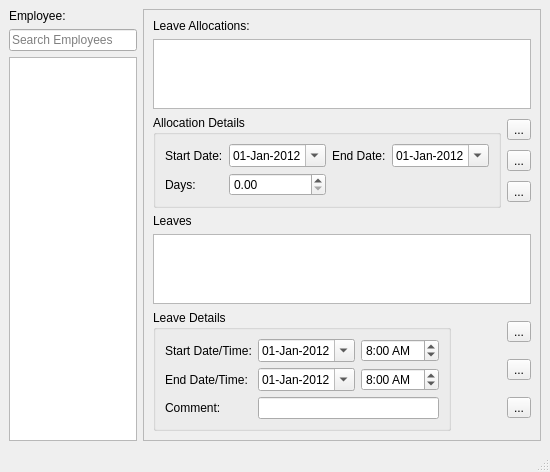
<?xml version="1.0" encoding="UTF-8"?>
<ui version="4.0">
 <class>Leaves</class>
 <widget class="QMainWindow" name="Leaves">
  <property name="geometry">
   <rect>
    <x>0</x>
    <y>0</y>
    <width>550</width>
    <height>449</height>
   </rect>
  </property>
  <property name="windowTitle">
   <string>Leaves</string>
  </property>
  <property name="windowIcon">
   <iconset resource="rc.qrc">
    <normaloff>:/images/Icon_65.ico</normaloff>:/images/Icon_65.ico</iconset>
  </property>
  <widget class="QWidget" name="centralwidget">
   <layout class="QHBoxLayout" name="horizontalLayout_3">
    <item>
     <layout class="QVBoxLayout" name="verticalLayout">
      <item>
       <widget class="QLabel" name="label">
        <property name="maximumSize">
         <size>
          <width>199</width>
          <height>16777215</height>
         </size>
        </property>
        <property name="text">
         <string>Employee:</string>
        </property>
       </widget>
      </item>
      <item>
       <widget class="QLineEdit" name="EmployeeSearch">
        <property name="maximumSize">
         <size>
          <width>199</width>
          <height>16777215</height>
         </size>
        </property>
        <property name="placeholderText">
         <string>Search Employees</string>
        </property>
       </widget>
      </item>
      <item>
       <widget class="QTreeView" name="treeView">
        <property name="maximumSize">
         <size>
          <width>199</width>
          <height>16777215</height>
         </size>
        </property>
       </widget>
      </item>
     </layout>
    </item>
    <item>
     <widget class="QFrame" name="frame">
      <property name="sizePolicy">
       <sizepolicy hsizetype="Preferred" vsizetype="Preferred">
        <horstretch>3</horstretch>
        <verstretch>0</verstretch>
       </sizepolicy>
      </property>
      <property name="frameShape">
       <enum>QFrame::StyledPanel</enum>
      </property>
      <property name="frameShadow">
       <enum>QFrame::Raised</enum>
      </property>
      <layout class="QVBoxLayout" name="verticalLayout_6">
       <item>
        <layout class="QVBoxLayout" name="verticalLayout_3">
         <item>
          <widget class="QLabel" name="label_2">
           <property name="text">
            <string>Leave Allocations:</string>
           </property>
          </widget>
         </item>
         <item>
          <widget class="QTreeView" name="AllocationTree"/>
         </item>
         <item>
          <layout class="QHBoxLayout" name="horizontalLayout">
           <item>
            <widget class="QGroupBox" name="groupBox">
             <property name="title">
              <string>Allocation Details</string>
             </property>
             <layout class="QGridLayout" name="gridLayout">
              <item row="0" column="0">
               <widget class="QLabel" name="label_3">
                <property name="text">
                 <string>Start Date:</string>
                </property>
               </widget>
              </item>
              <item row="0" column="1">
               <widget class="QDateEdit" name="AllocationStartDate">
                <property name="date">
                 <date>
                  <year>2012</year>
                  <month>1</month>
                  <day>1</day>
                 </date>
                </property>
                <property name="displayFormat">
                 <string>dd-MMM-yyyy</string>
                </property>
                <property name="calendarPopup">
                 <bool>true</bool>
                </property>
               </widget>
              </item>
              <item row="0" column="2">
               <widget class="QLabel" name="label_4">
                <property name="text">
                 <string>End Date:</string>
                </property>
               </widget>
              </item>
              <item row="0" column="3">
               <widget class="QDateEdit" name="AllocationEndDate">
                <property name="date">
                 <date>
                  <year>2012</year>
                  <month>1</month>
                  <day>1</day>
                 </date>
                </property>
                <property name="displayFormat">
                 <string>dd-MMM-yyyy</string>
                </property>
                <property name="calendarPopup">
                 <bool>true</bool>
                </property>
               </widget>
              </item>
              <item row="1" column="0">
               <widget class="QLabel" name="label_5">
                <property name="text">
                 <string>Days:</string>
                </property>
               </widget>
              </item>
              <item row="1" column="1">
               <widget class="QDoubleSpinBox" name="AllocationDays"/>
              </item>
             </layout>
            </widget>
           </item>
           <item>
            <spacer name="horizontalSpacer_2">
             <property name="orientation">
              <enum>Qt::Horizontal</enum>
             </property>
             <property name="sizeHint" stdset="0">
              <size>
               <width>40</width>
               <height>20</height>
              </size>
             </property>
            </spacer>
           </item>
           <item>
            <layout class="QVBoxLayout" name="verticalLayout_2">
             <item>
              <widget class="QToolButton" name="AddAllocation">
               <property name="text">
                <string>...</string>
               </property>
               <property name="icon">
                <iconset resource="rc.qrc">
                 <normaloff>:/images/Icon_193.ico</normaloff>:/images/Icon_193.ico</iconset>
               </property>
              </widget>
             </item>
             <item>
              <widget class="QToolButton" name="SaveAllocation">
               <property name="text">
                <string>...</string>
               </property>
               <property name="icon">
                <iconset resource="rc.qrc">
                 <normaloff>:/images/Icon_10.ico</normaloff>:/images/Icon_10.ico</iconset>
               </property>
              </widget>
             </item>
             <item>
              <widget class="QToolButton" name="DeleteAllocation">
               <property name="text">
                <string>...</string>
               </property>
               <property name="icon">
                <iconset resource="rc.qrc">
                 <normaloff>:/images/Icon_194.ico</normaloff>:/images/Icon_194.ico</iconset>
               </property>
              </widget>
             </item>
            </layout>
           </item>
          </layout>
         </item>
        </layout>
       </item>
       <item>
        <layout class="QVBoxLayout" name="verticalLayout_5">
         <item>
          <widget class="QLabel" name="label_6">
           <property name="text">
            <string>Leaves</string>
           </property>
          </widget>
         </item>
         <item>
          <widget class="QTreeView" name="LeavesTree"/>
         </item>
         <item>
          <layout class="QHBoxLayout" name="horizontalLayout_2">
           <item>
            <widget class="QGroupBox" name="groupBox_2">
             <property name="title">
              <string>Leave Details</string>
             </property>
             <layout class="QGridLayout" name="gridLayout_2">
              <item row="0" column="0">
               <widget class="QLabel" name="label_7">
                <property name="text">
                 <string>Start Date/Time:</string>
                </property>
               </widget>
              </item>
              <item row="0" column="1">
               <widget class="QDateEdit" name="LeaveStartDate">
                <property name="date">
                 <date>
                  <year>2012</year>
                  <month>1</month>
                  <day>1</day>
                 </date>
                </property>
                <property name="displayFormat">
                 <string>dd-MMM-yyyy</string>
                </property>
                <property name="calendarPopup">
                 <bool>true</bool>
                </property>
               </widget>
              </item>
              <item row="0" column="2">
               <widget class="QTimeEdit" name="leaveStartTime">
                <property name="time">
                 <time>
                  <hour>8</hour>
                  <minute>0</minute>
                  <second>0</second>
                 </time>
                </property>
                <property name="displayFormat">
                 <string>h:mm AP</string>
                </property>
               </widget>
              </item>
              <item row="1" column="0">
               <widget class="QLabel" name="label_8">
                <property name="text">
                 <string>End Date/Time:</string>
                </property>
               </widget>
              </item>
              <item row="1" column="1">
               <widget class="QDateEdit" name="LeaveEndDate">
                <property name="date">
                 <date>
                  <year>2012</year>
                  <month>1</month>
                  <day>1</day>
                 </date>
                </property>
                <property name="displayFormat">
                 <string>dd-MMM-yyyy</string>
                </property>
                <property name="calendarPopup">
                 <bool>true</bool>
                </property>
               </widget>
              </item>
              <item row="1" column="2">
               <widget class="QTimeEdit" name="leaveEndTime">
                <property name="time">
                 <time>
                  <hour>8</hour>
                  <minute>0</minute>
                  <second>0</second>
                 </time>
                </property>
                <property name="displayFormat">
                 <string>h:mm AP</string>
                </property>
               </widget>
              </item>
              <item row="2" column="0">
               <widget class="QLabel" name="label_9">
                <property name="text">
                 <string>Comment:</string>
                </property>
               </widget>
              </item>
              <item row="2" column="1" colspan="2">
               <widget class="QLineEdit" name="leaveComment"/>
              </item>
             </layout>
            </widget>
           </item>
           <item>
            <spacer name="horizontalSpacer">
             <property name="orientation">
              <enum>Qt::Horizontal</enum>
             </property>
             <property name="sizeHint" stdset="0">
              <size>
               <width>40</width>
               <height>20</height>
              </size>
             </property>
            </spacer>
           </item>
           <item>
            <layout class="QVBoxLayout" name="verticalLayout_4">
             <item>
              <widget class="QToolButton" name="AddLeave">
               <property name="text">
                <string>...</string>
               </property>
               <property name="icon">
                <iconset resource="rc.qrc">
                 <normaloff>:/images/Icon_193.ico</normaloff>:/images/Icon_193.ico</iconset>
               </property>
              </widget>
             </item>
             <item>
              <widget class="QToolButton" name="SaveLeave">
               <property name="text">
                <string>...</string>
               </property>
               <property name="icon">
                <iconset resource="rc.qrc">
                 <normaloff>:/images/Icon_10.ico</normaloff>:/images/Icon_10.ico</iconset>
               </property>
              </widget>
             </item>
             <item>
              <widget class="QToolButton" name="DeleteLeave">
               <property name="text">
                <string>...</string>
               </property>
               <property name="icon">
                <iconset resource="rc.qrc">
                 <normaloff>:/images/Icon_194.ico</normaloff>:/images/Icon_194.ico</iconset>
               </property>
              </widget>
             </item>
            </layout>
           </item>
          </layout>
         </item>
        </layout>
       </item>
      </layout>
     </widget>
    </item>
   </layout>
  </widget>
  <widget class="QStatusBar" name="statusbar"/>
 </widget>
 <resources>
  <include location="rc.qrc"/>
 </resources>
 <connections/>
</ui>
